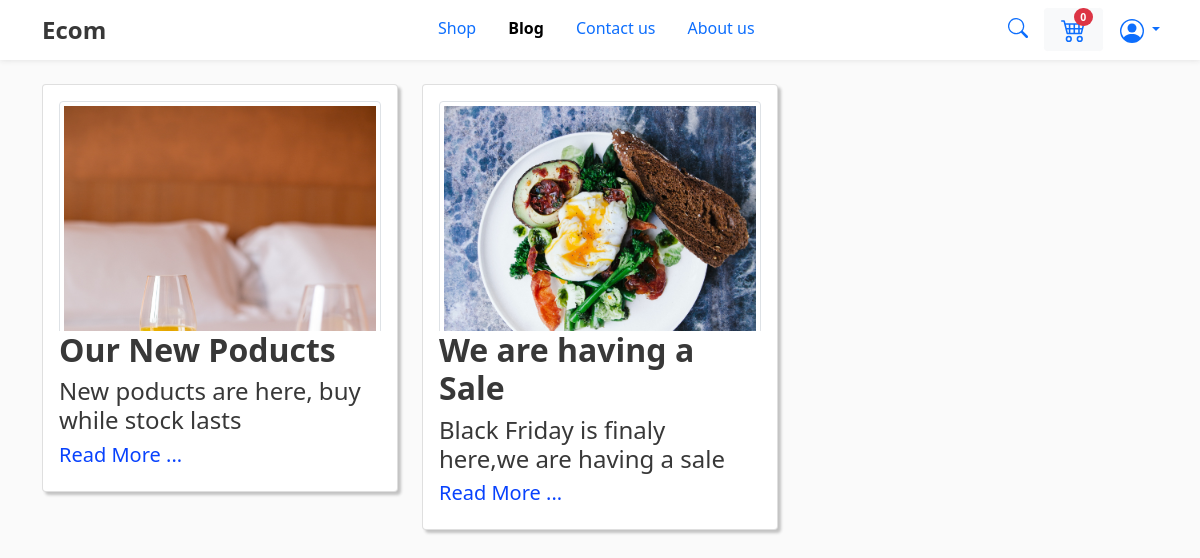
/posts/, run on the app's committed database.
### shop/models.py (models this page shows, shortened)
class Blog(models.Model):
    thumbnail = models.ImageField()
    date_created = models.DateField(auto_now=True)
    title = models.CharField(max_length=200)
    subtitle = models.CharField(max_length=200)
    body = HTMLField()

### shop/views.py (the view)
# urls.py: path("posts/", views.posts, name ="posts"),
def posts(request):
    posts = Blog.objects.all().order_by("-date_created")
    context = {"posts":posts}
    return render(request,"shop/blog_list.html",context)

### shop/context_processors.py (called while the page is built)
def cartItems(request):
    if request.user.is_authenticated:
        customer = request.user.customer
        order , created = Order.objects.get_or_create(customer = customer, complete = False)
        cartItems = order.get_cart_items
        return {"cartItems":cartItems}
    else:
        return {}

### shop/templates/shop/blog_list.html (shortened to what this page needs)
{% extends 'shop/main.html' %}
{% load static %}
{% load bootstrap5 %}
{% block content %}
<br>
<div class="container">
   <div class="row">
      {% for post in posts %}
      <div class="col col-sm-4">
         <div class="card card-body" style="margin-bottom: 0.4cm;box-shadow:3px 3px 3px rgb(194, 194, 194)">
            <div class="img-wrapper" style="overflow:hidden;height: 230px;">
               <img class="img-thumbnail" src="{{post.thumbnail.url}}">
            </div>
            <h2> <strong>{{post.title}} </strong> </h2>
            <h4>{{post.subtitle}}</h4>
            <a style="text-decoration: none;" href="{% url 'shop:read_post' post.id %}"><h5 style="color: rgb(8, 66, 253);"> Read More ...</h5></a>
         </div>
      </div>
      {% endfor %}
   </div>
</div>
{% endblock content %}

### shop/static/mycss/main.css (style rules this page uses)
body { background-color: hsl(0, 0%, 98%); }

### shop/templates/shop/main.html (style rules this page uses)
h1,h2,h3,h4,h5,h6 { color:hsl(0, 0%, 22%); }

### data on the page
Blog: thumbnail (picture), title "Our New Poducts", subtitle "New poducts are here, buy while stock lasts"
Blog: thumbnail (picture), title "We are having a Sale", subtitle "Black Friday is finaly here,we are having a sale"

### other printed values
{{ cartItems|default:0 }} "0"
